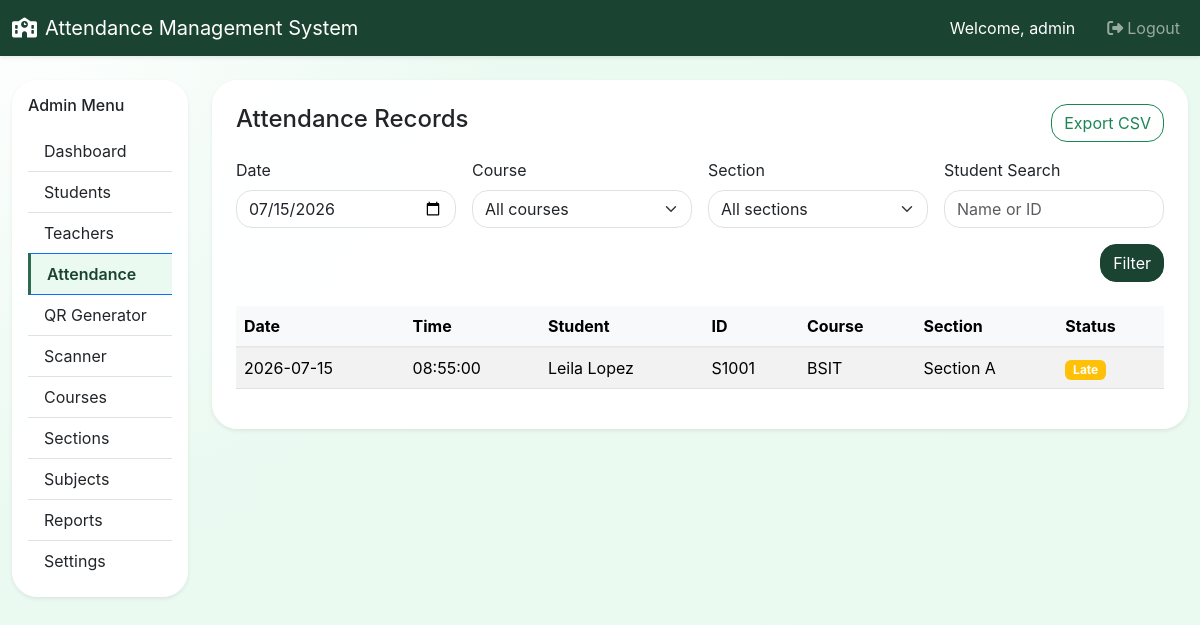
The app's page /admin/attendance.php?date=2026-07-15 (signed in) with its own data.
### tables this page shows
CREATE TABLE `attendance` (
  `id` int(11) NOT NULL,
  `student_id` int(11) NOT NULL,
  `course_id` int(11) DEFAULT NULL,
  `section_id` int(11) DEFAULT NULL,
  `subject_id` int(11) DEFAULT NULL,
  `status` enum('present','absent','late','excused') NOT NULL DEFAULT 'present',
  `scan_type` varchar(50) NOT NULL DEFAULT 'present',
  `date` date NOT NULL,
  `time` time NOT NULL,
  `created_at` datetime NOT NULL DEFAULT current_timestamp()
);

CREATE TABLE `students` (
  `id` int(11) NOT NULL,
  `user_id` int(11) DEFAULT NULL,
  `student_id` varchar(60) NOT NULL,
  `first_name` varchar(120) NOT NULL,
  `last_name` varchar(120) NOT NULL,
  `gender` enum('Male','Female') NOT NULL DEFAULT 'Male',
  `birthday` date DEFAULT NULL,
  `course_id` int(11) DEFAULT NULL,
  `year_level` varchar(30) DEFAULT NULL,
  `section_id` int(11) DEFAULT NULL,
  `guardian_name` varchar(150) DEFAULT NULL,
  `phone` varchar(50) DEFAULT NULL,
  `email` varchar(120) DEFAULT NULL,
  `status` enum('active','inactive') NOT NULL DEFAULT 'active',
  `photo` varchar(255) DEFAULT NULL,
  `qr_code` varchar(120) DEFAULT NULL,
  `created_at` datetime NOT NULL DEFAULT current_timestamp()
);

CREATE TABLE `courses` (
  `id` int(11) NOT NULL,
  `code` varchar(30) NOT NULL,
  `name` varchar(150) NOT NULL,
  `description` text DEFAULT NULL,
  `created_at` datetime NOT NULL DEFAULT current_timestamp()
);

CREATE TABLE `sections` (
  `id` int(11) NOT NULL,
  `year_level` varchar(30) NOT NULL,
  `section_name` varchar(80) NOT NULL,
  `course_id` int(11) NOT NULL,
  `adviser` varchar(120) DEFAULT NULL,
  `adviser_id` int(11) DEFAULT NULL,
  `created_at` datetime NOT NULL DEFAULT current_timestamp()
);

### admin/attendance.php (the view, shortened to what this page needs)
<?php
require_once __DIR__ . '/../includes/functions.php';
$date = sanitize($_GET['date'] ?? date('Y-m-d'));
$studentQuery = sanitize($_GET['student'] ?? '');
$where = ['1=1'];
$params = [];
$types = '';
if ($date) {
    $where[] = 'a.date = ?';
    $types .= 's';
    $params[] = $date;
}
$whereSql = implode(' AND ', $where);
$query = 'SELECT a.*, s.student_id, CONCAT(s.first_name, " ", s.last_name) AS student_name, c.code AS course_code, sec.section_name FROM attendance a LEFT JOIN students s ON a.student_id = s.id LEFT JOIN courses c ON a.course_id = c.id LEFT JOIN sections sec ON a.section_id = sec.id WHERE ' . $whereSql . ' ORDER BY a.created_at DESC';
$stmt = $mysqli->prepare($query);
if ($params) {
    $stmt->bind_param($types, ...$params);
}
$stmt->execute();
$attendanceRecords = $stmt->get_result();
require_once __DIR__ . '/../includes/header.php';
require_once __DIR__ . '/../includes/admin_nav.php';
?>
<div class="card rounded-4 shadow-sm p-4">
    <div class="d-flex justify-content-between align-items-center mb-3">
        <h4>Attendance Records</h4>
        <form method="post" class="m-0">
            <button type="submit" class="btn btn-outline-success">Export CSV</button>
        </form>
    </div>
    <form method="get" class="row g-3 mb-4">
        <div class="col-md-3">
            <label class="form-label">Date</label>
            <input type="date" class="form-control" name="date" value="<?php echo htmlspecialchars($date); ?>">
        </div>
        <div class="col-md-3">
            <label class="form-label">Course</label>
            <select class="form-select" name="course_id">
                <option value="">All courses</option>
            </select>
        </div>
        <div class="col-md-3">
            <label class="form-label">Section</label>
            <select class="form-select" name="section_id">
                <option value="">All sections</option>
            </select>
        </div>
        <div class="col-md-3">
            <label class="form-label">Student Search</label>
            <input type="text" class="form-control" name="student" placeholder="Name or ID" value="<?php echo htmlspecialchars($studentQuery); ?>">
        </div>
        <div class="col-md-12 text-end">
            <button type="submit" class="btn btn-primary">Filter</button>
        </div>
    </form>
    <div class="table-responsive">
        <table class="table table-striped" id="attendanceTable">
            <thead class="table-light">
                <tr>
                    <th>Date</th>
                    <th>Time</th>
                    <th>Student</th>
                    <th>ID</th>
                    <th>Course</th>
                    <th>Section</th>
                    <th>Status</th>
                </tr>
            </thead>
            <tbody>
                <?php while ($row = $attendanceRecords->fetch_assoc()): ?>
                    <tr>
                        <td><?php echo htmlspecialchars($row['date']); ?></td>
                        <td><?php echo htmlspecialchars($row['time']); ?></td>
                        <td><?php echo htmlspecialchars($row['student_name']); ?></td>
                        <td><?php echo htmlspecialchars($row['student_id']); ?></td>
                        <td><?php echo htmlspecialchars($row['course_code']); ?></td>
                        <td><?php echo htmlspecialchars($row['section_name']); ?></td>
                        <td><?php echo badgeStatus($row['status']); ?></td>
                    </tr>
                <?php endwhile; ?>
            </tbody>
        </table>
    </div>
</div>
</div>
</div>
<?php require_once __DIR__ . '/../includes/footer.php'; ?>

### includes/functions.php (shortened to what this page needs)
<?php
require_once __DIR__ . '/../config/config.php';
function sanitize($value) {
    global $mysqli;
    return htmlspecialchars(trim($mysqli->real_escape_string($value)), ENT_QUOTES, 'UTF-8');
}
function badgeStatus($status) {
    $classes = [
        'active' => 'success',
        'inactive' => 'secondary',
        'present' => 'success',
        'absent' => 'danger',
        'late' => 'warning',
        'excused' => 'info'
    ];
    $class = isset($classes[$status]) ? $classes[$status] : 'secondary';
    return '<span class="badge bg-' . $class . '">' . ucfirst($status) . '</span>';
}
    ?>

### assets/css/theme-tokens.css (style rules this page uses)
:root { --lp-dark-green: #1b4332; --lp-mid-green: #2d6a4f; --lp-soft-green: #74c69d; --lp-pale-green: #eafaf1; --lp-deep-green: #004D3A; }

### assets/css/style.css (style rules this page uses)
body { background: radial-gradient(circle at top left, rgba(255,255,255,0.95), rgba(234,250,241,0.95) 35%, #eafaf1 100%); min-height: 100vh; color: #222; font-family: 'Inter', sans-serif; background-attachment: fixed; }
.card { border: none; background: rgba(255,255,255,0.92); box-shadow: 0 24px 60px rgba(15, 36, 79, 0.08); }
.btn, .form-control, .form-select { border-radius: 1rem; }
.card.rounded-4 { border-radius: 1.6rem !important; }
.table thead th { border-bottom: 2px solid rgba(0,0,0,.08); }

### assets/css/dashboard-theme.css (style rules this page uses)
.btn-primary { --bs-btn-bg: var(--lp-dark-green); --bs-btn-border-color: var(--lp-dark-green); --bs-btn-hover-bg: var(--lp-mid-green); --bs-btn-hover-border-color: var(--lp-mid-green); --bs-btn-active-bg: var(--lp-deep-green); --bs-btn-active-border-color: var(--lp-deep-green); }

### assets/css/student-portal.css (style rules this page uses)
:root { --sp-accent-green: #2fbf71; --sp-sidebar-width: 250px; }

### records on screen
attendance: date "2026-07-15", time "08:55:00", student_name "Leila Lopez", student.student_id "S1001", course.code "BSIT", section.section_name "Section A", status "Late"

### other values on screen
$schoolName "Attendance Management System"
$user['username'] "admin"
